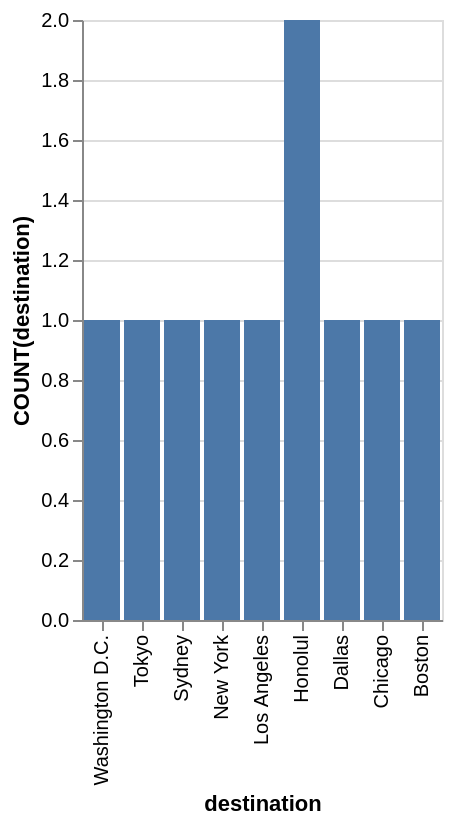

Describe this chart as a Vega-Lite specification.
### Vega-Lite specification from a JSON file in a GitHub repository (floating-point values rounded to 4 significant figures)
{"data": {"values": [{"x_data": "Washington D.C.", "y_data": 1}, {"x_data": "Tokyo", "y_data": 1}, {"x_data": "Sydney", "y_data": 1}, {"x_data": "New York", "y_data": 1}, {"x_data": "Los Angeles", "y_data": 1}, {"x_data": "Honolul", "y_data": 2}, {"x_data": "Dallas", "y_data": 1}, {"x_data": "Chicago", "y_data": 1}, {"x_data": "Boston", "y_data": 1}]}, "mark": "bar", "encoding": {"x": {"field": "x_data", "type": "nominal", "title": "destination", "sort": "descending"}, "y": {"field": "y_data", "type": "quantitative", "title": "COUNT(destination)"}}}
